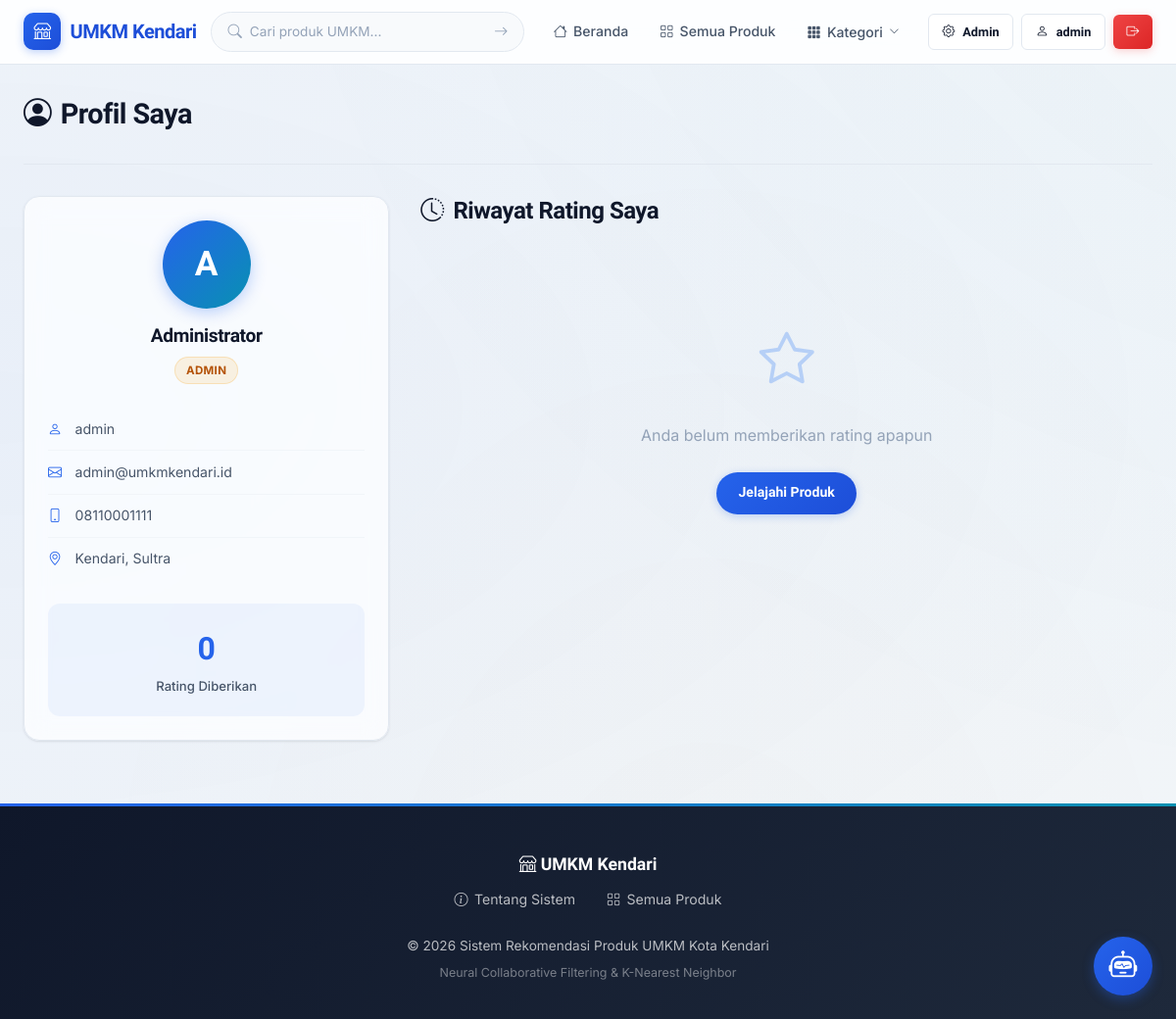
The app's page /profil (signed in) with its own data.
### tables this page shows
CREATE TABLE users (
            id INTEGER PRIMARY KEY AUTOINCREMENT,
            username TEXT UNIQUE NOT NULL,
            email TEXT UNIQUE NOT NULL,
            password_hash TEXT NOT NULL,
            role TEXT NOT NULL DEFAULT 'buyer' CHECK(role IN ('admin','seller','buyer')),
            nama_lengkap TEXT NOT NULL,
            alamat TEXT DEFAULT '',
            no_telepon TEXT DEFAULT '',
            created_at TIMESTAMP DEFAULT CURRENT_TIMESTAMP
        );

### routes/main.py (the view)
@main_bp.route('/profil')
@login_required
def profil():
    user_ratings = Rating.get_by_user(current_user.id)
    rating_count = len(user_ratings)
    kategori_list = Kategori.get_all()
    return render_template('user/profil.html',
                           user_ratings=user_ratings,
                           rating_count=rating_count,
                           kategori_list=kategori_list)

### models/database.py (called while the page is built)
def get_db():
    from flask import g
    if 'db' not in g:
        g.db = sqlite3.connect(DATABASE)
        g.db.row_factory = sqlite3.Row
        g.db.execute("PRAGMA foreign_keys = ON")
    return g.db

### models/kategori.py (called while the page is built)
    @staticmethod
    def get_all():
        db = get_db()
        rows = db.execute('SELECT * FROM kategori ORDER BY nama').fetchall()
        return [Kategori(**dict(row)) for row in rows]

### models/rating.py (called while the page is built)
    @staticmethod
    def get_by_user(user_id):
        db = get_db()
        rows = db.execute('''
            SELECT r.*, p.nama as produk_nama
            FROM ratings r
            JOIN produk p ON r.produk_id = p.id
            WHERE r.user_id = ?
            ORDER BY r.created_at DESC
        ''', (user_id,)).fetchall()
        return [Rating(**dict(row)) for row in rows]

### models/user.py (called while the page is built)
    @staticmethod
    def get_by_id(user_id):
        db = get_db()
        row = db.execute('SELECT * FROM users WHERE id = ?', (user_id,)).fetchone()
        if row:
            return User(**dict(row))
        return None

### templates/user/profil.html (shortened to what this page needs)
{% extends "base.html" %}
{% block content %}
<div class="container">
    <div class="dashboard-header">
        <h1><i class="bi bi-person-circle"></i> Profil Saya</h1>
    </div>
    <div style="display: grid; grid-template-columns: 1fr 2fr; gap: 2rem; align-items: start;">
        <div class="glass-card" style="text-align: center;">
            <div style="margin-bottom: 1.5rem;">
                <div style="width: 90px; height: 90px; border-radius: 50%; background: linear-gradient(135deg, var(--primary), var(--secondary)); display: flex; align-items: center; justify-content: center; margin: 0 auto 1rem; font-size: 2.2rem; color: white; font-family: 'Plus Jakarta Sans', sans-serif; font-weight: 700; box-shadow: 0 4px 16px rgba(37, 99, 235, 0.3);">
                    {{ current_user.nama_lengkap[0]|upper }}
                </div>
                <h3 style="font-size: 1.2rem; margin-bottom: 0.4rem;">{{ current_user.nama_lengkap }}</h3>
                <span class="role-badge {{ current_user.role }}">{{ current_user.role|upper }}</span>
            </div>
            <div style="font-size: 0.88rem; text-align: left;">
                <div style="padding: 0.6rem 0; border-bottom: 1px solid var(--border-light); color: var(--text-secondary); display: flex; align-items: center; gap: 0.6rem;">
                    <i class="bi bi-person" style="color: var(--primary); width: 18px;"></i> {{ current_user.username }}
                </div>
                <div style="padding: 0.6rem 0; border-bottom: 1px solid var(--border-light); color: var(--text-secondary); display: flex; align-items: center; gap: 0.6rem;">
                    <i class="bi bi-envelope" style="color: var(--primary); width: 18px;"></i> {{ current_user.email }}
                </div>
                {% if current_user.no_telepon %}
                <div style="padding: 0.6rem 0; border-bottom: 1px solid var(--border-light); color: var(--text-secondary); display: flex; align-items: center; gap: 0.6rem;">
                    <i class="bi bi-phone" style="color: var(--primary); width: 18px;"></i> {{ current_user.no_telepon }}
                </div>
                {% endif %}
                {% if current_user.alamat %}
                <div style="padding: 0.6rem 0; color: var(--text-secondary); display: flex; align-items: center; gap: 0.6rem;">
                    <i class="bi bi-geo-alt" style="color: var(--primary); width: 18px;"></i> {{ current_user.alamat }}
                </div>
                {% endif %}
            </div>
            <div style="margin-top: 1.5rem; background: var(--bg-highlight); border-radius: var(--radius-md); padding: 1.2rem; text-align: center;">
                <div style="font-size: 2rem; font-weight: 800; color: var(--primary); font-family: 'Plus Jakarta Sans', sans-serif;">{{ rating_count }}</div>
                <div style="font-size: 0.82rem; color: var(--text-secondary); font-weight: 500;">Rating Diberikan</div>
            </div>
        </div>
        <div>
            <div class="section-header">
                <h2><i class="bi bi-clock-history"></i> Riwayat Rating Saya</h2>
            </div>
            {% if user_ratings %}
                {% for rating in user_ratings %}
                <div class="review-card">
                    <div class="review-header">
                        <div style="display: flex; align-items: center; gap: 0.5rem;">
                            <a href="{{ url_for('main.detail_produk', produk_id=rating.produk_id) }}" style="font-weight: 700; color: var(--text-primary);">
                                {{ rating.produk_nama }}
                            </a>
                            <span class="stars" style="color: var(--accent); font-size: 0.88rem;">
                                {% for i in range(5) %}
                                    {% if i < rating.score %}★{% else %}☆{% endif %}
                                {% endfor %}
                            </span>
                        </div>
                        <span class="review-date">{{ rating.created_at }}</span>
                    </div>
                    {% if rating.review %}
                    <p class="review-text">{{ rating.review }}</p>
                    {% endif %}
                </div>
                {% endfor %}
            {% else %}
                <div class="empty-state">
                    <i class="bi bi-star"></i>
                    <p>Anda belum memberikan rating apapun</p>
                    <a href="{{ url_for('main.index') }}" class="btn btn-primary mt-2" style="border-radius: var(--radius-full);">Jelajahi Produk</a>
                </div>
            {% endif %}
        </div>
    </div>
</div>
{% endblock %}

### templates/base.html (shortened to what this page needs)
<!DOCTYPE html>
<html lang="id">
<head>
    <link rel="stylesheet" href="{{ url_for('static', filename='css/style.css') }}">
    <link rel="stylesheet" href="https://cdn.jsdelivr.net/npm/bootstrap-icons@1.11.3/font/bootstrap-icons.min.css">
    <link rel="stylesheet" href="https://cdn.jsdelivr.net/npm/sweetalert2@11/dist/sweetalert2.min.css">
</head>
<body>
    <nav class="navbar" id="mainNav">
        <div class="container">
            <a href="{{ url_for('main.index') }}" class="navbar-brand">
                <span class="brand-icon"><i class="bi bi-shop"></i></span>
                UMKM Kendari
            </a>
            <form action="{{ url_for('main.search') }}" method="GET" class="nav-search">
                <i class="bi bi-search"></i>
                <input type="text" name="q" placeholder="Cari produk UMKM..." value="{{ request.args.get('q', '') }}">
                <button type="submit"><i class="bi bi-arrow-right"></i></button>
            </form>
            <ul class="navbar-nav">
                <li><a href="{{ url_for('main.index') }}" class="nav-link {% if request.endpoint == 'main.index' %}active{% endif %}"><i class="bi bi-house"></i> Beranda</a></li>
                <li><a href="{{ url_for('main.list_produk') }}" class="nav-link {% if request.endpoint == 'main.list_produk' and not request.args.get('kategori') %}active{% endif %}"><i class="bi bi-grid"></i> Semua Produk</a></li>
                {% if kategori_list %}
                <li class="nav-dropdown">
                    <button class="nav-link nav-dropdown-toggle" id="kategoriDropdownBtn" aria-expanded="false">
                        <i class="bi bi-grid-3x3-gap-fill"></i> Kategori
                        <i class="bi bi-chevron-down nav-dropdown-chevron"></i>
                    </button>
                </li>
                {% endif %}
            </ul>
            <div class="nav-auth">
                {% if current_user.is_authenticated %}
                    {% if current_user.role == 'admin' %}
                        <a href="{{ url_for('admin.dashboard') }}" class="btn btn-sm btn-secondary"><i class="bi bi-gear"></i> Admin</a>
                    {% elif current_user.role == 'seller' %}
                        <a href="{{ url_for('seller.dashboard') }}" class="btn btn-sm btn-secondary"><i class="bi bi-box"></i> Toko Saya</a>
                    {% endif %}
                    <a href="{{ url_for('main.profil') }}" class="btn btn-sm btn-secondary"><i class="bi bi-person"></i> {{ current_user.username }}</a>
                    <a href="{{ url_for('auth.logout') }}" class="btn btn-sm btn-danger"><i class="bi bi-box-arrow-right"></i></a>
                {% else %}
                    <a href="{{ url_for('auth.login') }}" class="btn btn-sm btn-secondary">Masuk</a>
                    <a href="{{ url_for('auth.register') }}" class="btn btn-sm btn-primary">Daftar</a>
                {% endif %}
            </div>
        </div>
    </nav>
    <main>
        {% block content %}{% endblock %}
    </main>
    <footer class="footer">
        <div class="container">
            <div class="footer-brand">
                <i class="bi bi-shop"></i> UMKM Kendari
            </div>
            <div class="footer-links">
                <a href="{{ url_for('main.tentang') }}"><i class="bi bi-info-circle"></i> Tentang Sistem</a>
                <a href="{{ url_for('main.list_produk') }}"><i class="bi bi-grid"></i> Semua Produk</a>
            </div>
            <p>&copy; 2026 Sistem Rekomendasi Produk UMKM Kota Kendari</p>
            <p style="margin-top: 0.3rem; font-size: 0.78rem; opacity: 0.6;">Neural Collaborative Filtering & K-Nearest Neighbor</p>
        </div>
    </footer>
    {% include "partials/chatbot_widget.html" %}
</body>
</html>

### records on screen
users: username "admin", nama_lengkap "A", nama_lengkap "Administrator", role "ADMIN", email "admin@umkmkendari.id", no_telepon "08110001111", alamat "Kendari, Sultra"

### other values on screen
{{ rating_count }} "0"
